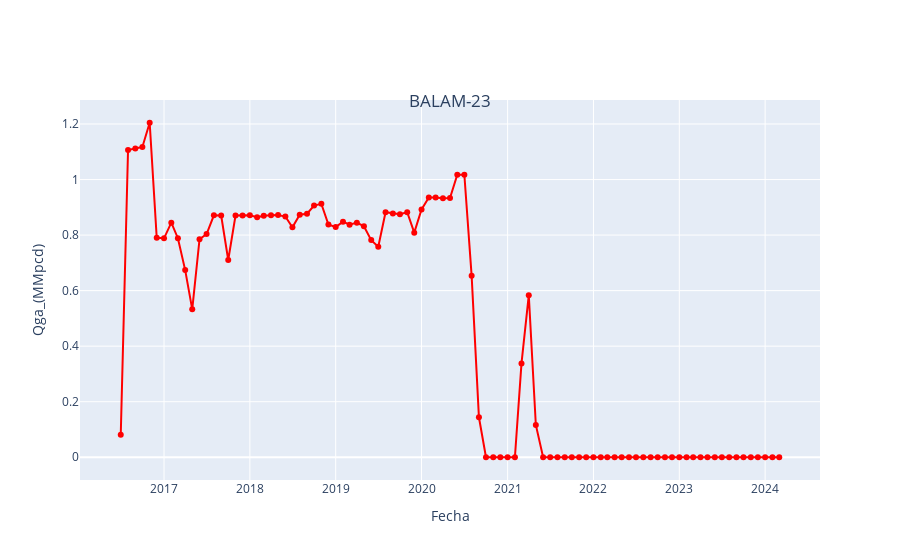

The notebook cell saved with this chart:
### Markdown cell above
### Producción de gas

### Code cell
plot_gas(tablero_pozo, tablero_pozo["Fecha"], tablero_pozo["Qga_(MMpcd)"], pozo)
